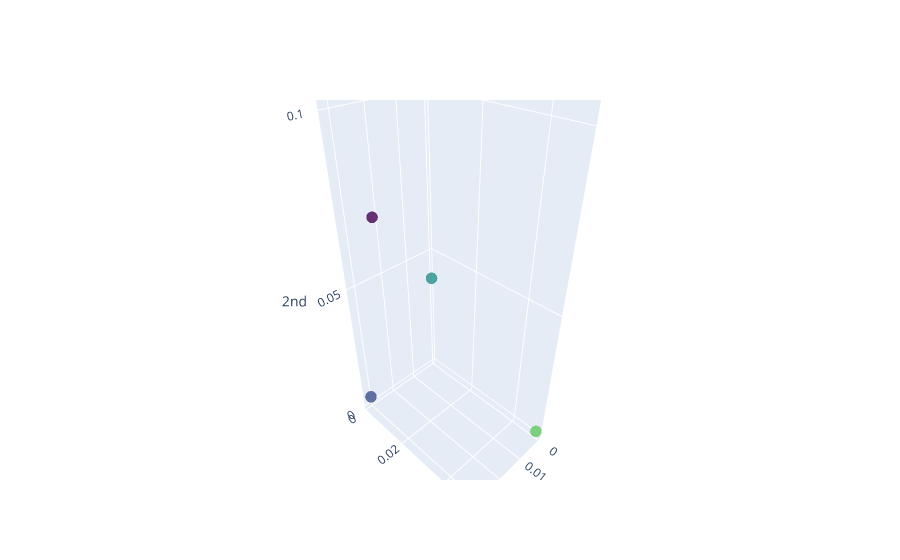

The cell this chart's notebook holds for it:
### Code cell
embedding_dimension_periodic = 17
embedding_time_delay_periodic = 30

embedder = SingleTakensEmbedding(
    parameters_type="fixed",
    time_delay=embedding_time_delay_periodic,
    dimension=embedding_dimension_periodic,
    stride=500 # Иначе слишком много значений, и вычисления не произвести
)
enmo_point_cloud = embedder.fit_transform(enmo_series)
plot_point_cloud(enmo_point_cloud).show()

### Figure 1 — Plotly figure (JSON) as saved in the notebook; plotly's stock layout.template omitted (floating-point values rounded to 4 significant figures)
{"data": [{"marker": {"color": [0, 1, 2, 3, 4], "colorscale": [[0, "#440154"], [0.1111, "#482878"], [0.2222, "#3e4989"], [0.3333, "#31688e"], [0.4444, "#26828e"], [0.5556, "#1f9e89"], [0.6667, "#35b779"], [0.7778, "#6ece58"], [0.8889, "#b5de2b"], [1, "#fde725"]], "opacity": 0.8, "size": 4}, "mode": "markers", "type": "scatter3d", "x": [0.02716, 0.03179, 0.001587, 1.5e-05, 0.001549], "y": [0.008437, 0.002967, 0.002197, 0.04957, 0.001322], "z": [0.07429, 0.006318, 0.04046, 0.001344, 0.1074]}], "layout": {"scene": {"xaxis": {"exponentformat": "e", "showexponent": "all", "title": {"text": "0th"}, "type": "linear"}, "yaxis": {"exponentformat": "e", "showexponent": "all", "title": {"text": "1st"}, "type": "linear"}, "zaxis": {"exponentformat": "e", "showexponent": "all", "title": {"text": "2nd"}, "type": "linear"}}}}
